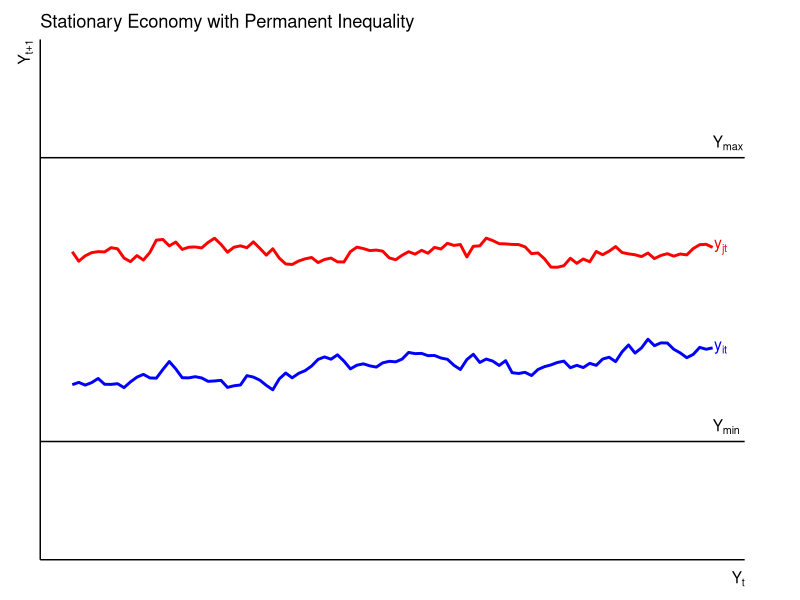

Write R code to recreate this figure.
library(ggplot2)
library(dplyr)

set.seed(5)

n = 100
time = 1:n

y_min <- 2
y_max <- 8

generate_bounded_series <- function(n, y_min, y_max) {
  y <- numeric(n)
  y[1] <- runif(1, y_min, y_max) # Initial value within bounds
  for (t in 2:n) {
    y[t] <- y[t - 1] + rnorm(1, mean = 0, sd = 0.1) # Small random change
    y[t] <- pmin(pmax(y[t], y_min), y_max) # Keep within bounds
  }
  return(y)
}

y_it <- generate_bounded_series(n, y_min, y_max)
y_jt <- generate_bounded_series(n, y_min, y_max)

data <- data.frame(
  time = rep(1:n, 2),
  value = c(y_it, y_jt),
  series = rep(c("y_it", "y_jt"), each = n)
)

ggplot(data, aes(x = time, y = value, color = series)) +
  geom_line(size = 1) + 
  geom_hline(yintercept = y_min, color = "black") +
  geom_hline(yintercept = y_max, color = "black") +
  annotate("text", x = max(data$time), y = y_min, label = "Y[min]", parse = TRUE, hjust = 0, vjust = -0.5) +
  annotate("text", x = max(data$time), y = y_max, label = "Y[max]", parse = TRUE, hjust = 0, vjust = -0.5) +
  annotate("text", x = max(data$time), y = y_it[n], label = "y[it]", parse = TRUE,
           color = "blue", size = 4, fontface = "italic", hjust = -0.1) +
  annotate("text", x = max(data$time), y = y_jt[n], label = "y[jt]", parse = TRUE,
           color = "red", size = 4, fontface = "italic", hjust = -0.1) +
  labs(
    x = expression(Y[t]),
    y = expression(Y[t+1]),
    title = "Stationary Economy with Permanent Inequality"
  ) +
  scale_y_continuous(limits = c(0, 10)) +
  scale_color_manual(values = c("blue", "red")) +
  coord_cartesian(clip = "off") +
  theme_minimal() +
  theme(
    axis.text = element_blank(),          # Remove numerical labels on both axes
    axis.line = element_line(color = "black", size = 0.5), # Add axis lines
    axis.title.x = element_text(hjust = 1, vjust = 0),  # Move x-axis label to the end
    axis.title.y = element_text(hjust = 1, vjust = 0),  # Move y-axis label to the top
    panel.grid = element_blank(),         # Remove grid lines for a cleaner look
    legend.position = "none",
    plot.margin = margin(10, 40, 10, 10)
  )
